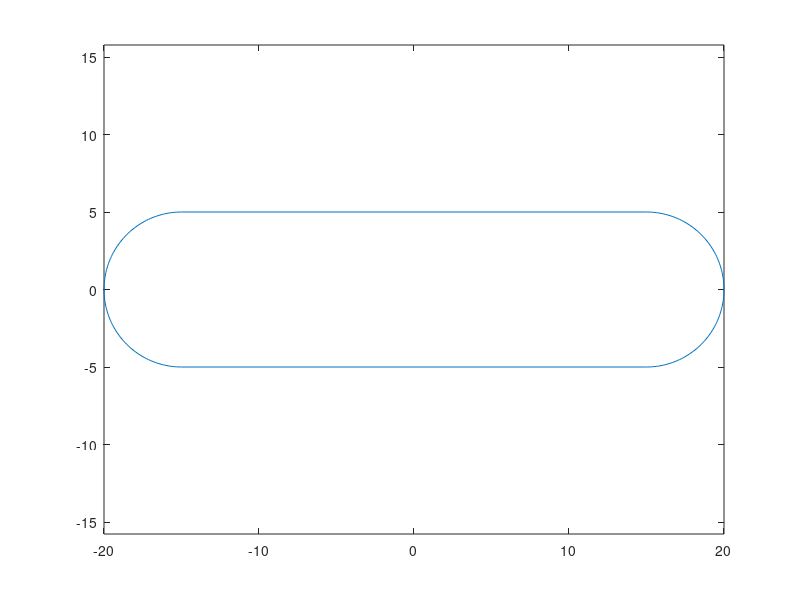

Reproduce this figure in MATLAB.
clc
clear all close all

%create racetrack trajectory

Length=30; %mm
Width=10; %mm
%turns radius = width/2
Angle=[]
for i=0:100
    Angle=[Angle;i*pi/100];
end

X=Width/2*sin(Angle)+Length/2
Y=-Width/2*cos(Angle)

X2=-Width/2*sin(Angle)-Length/2
Y2=Width/2*cos(Angle)

Xtraj=[X;X2;X(1)]
Ytraj=[Y;Y2;Y(1)]
figure(1)
plot(Xtraj,Ytraj)
axis equal